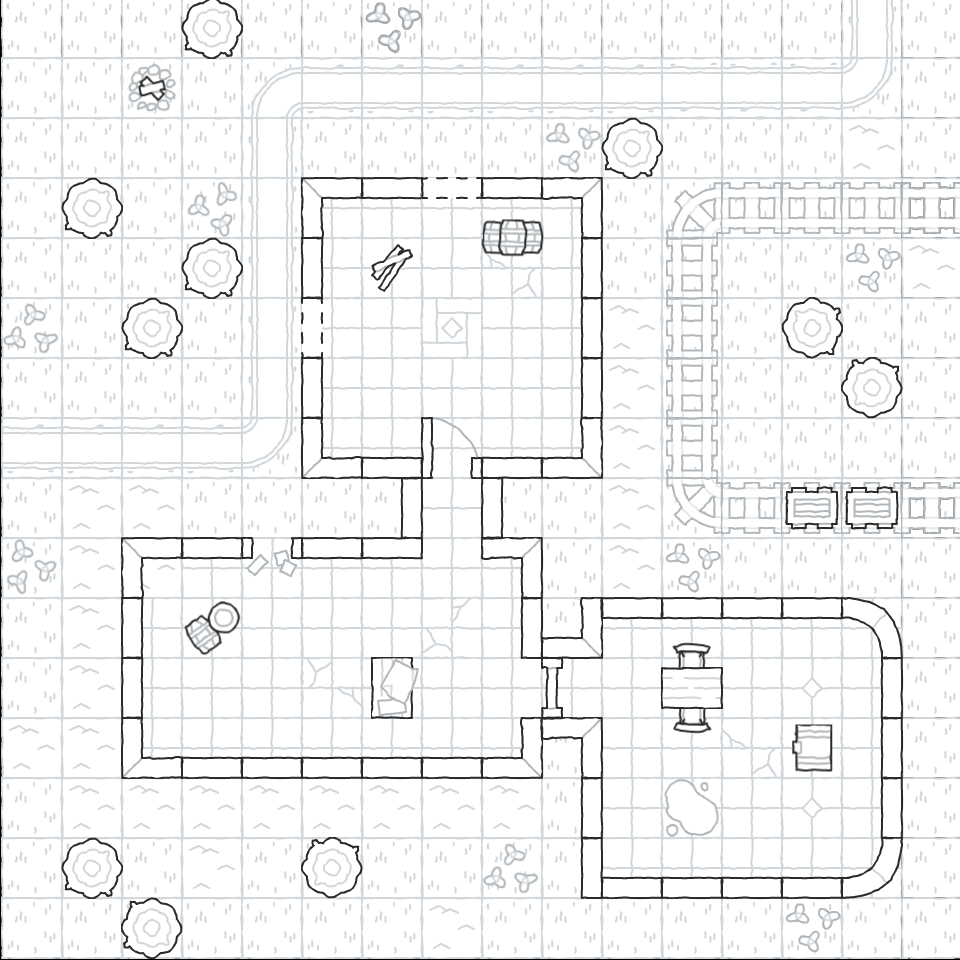

Below is a game level as drawn by its tile map, then a one-line description and the .tmx file that defines it, in full:
An orthogonal 16x16 tile map with 60x60 px tiles, 3 tile layers (Ground, Object (offset), Object).

<map version="1.8" tiledversion="1.8.4" orientation="orthogonal" renderorder="right-down" width="16" height="16" tilewidth="60" tileheight="60" infinite="0" nextlayerid="5" nextobjectid="4">
 <tileset firstgid="1" source="sampleSheet.tsx" />
 <layer id="1" name="Ground" width="16" height="16">
  <data encoding="csv">
8,8,8,8,8,8,8,8,8,8,8,8,8,8,3221225488,8,
8,8,8,8,2,1610612752,1610612752,1610612752,1610612752,1610612752,1610612752,2684354576,2684354576,2684354576,3221225474,8,
8,8,8,8,3221225488,8,8,8,8,8,8,8,8,8,99,8,
8,8,8,8,3221225488,15,15,15,15,15,8,8,8,8,8,8,
8,8,8,8,3221225488,15,15,15,71,15,8,8,8,8,89,99,
8,8,8,8,3221225488,15,15,57,15,15,99,8,8,8,8,8,
8,8,8,8,3221225488,15,15,15,15,15,99,8,8,8,8,8,
1610612752,1610612752,1610612752,1610612752,3221225474,15,15,15,15,15,99,8,8,8,8,8,
8,99,99,8,8,8,8,15,8,8,99,8,8,8,8,8,
8,99,99,15,15,15,15,15,15,8,99,89,8,8,8,8,
8,99,15,15,15,15,15,2684354631,15,8,15,15,15,15,15,8,
8,99,15,15,15,3221225543,15,15,15,15,15,43,15,43,15,8,
99,99,15,15,15,15,15,15,15,8,15,15,71,15,15,8,
8,99,99,99,99,99,99,99,99,8,15,43,15,43,15,8,
8,8,8,99,8,8,8,8,8,8,15,15,15,15,15,8,
8,8,8,8,8,8,8,99,8,8,8,8,8,89,8,8
</data>
 </layer>
 <layer id="4" name="Object (offset)" width="16" height="16" offsetx="0" offsety="-30">
  <data encoding="csv">
0,0,0,0,0,0,0,0,0,0,0,0,0,0,0,0,
0,0,0,0,0,0,0,0,0,0,0,0,0,0,0,0,
0,0,0,0,0,0,0,0,0,0,0,0,0,0,0,0,
0,0,0,0,0,0,0,0,0,0,0,0,0,0,0,0,
0,0,0,0,0,0,0,0,55,0,0,0,0,0,0,0,
0,0,0,0,0,0,0,0,0,0,0,0,0,0,0,0,
0,0,0,0,0,0,0,0,0,0,0,0,0,0,0,0,
0,0,0,0,0,0,0,0,0,0,0,0,0,0,0,0,
0,0,0,0,0,0,0,0,0,0,0,0,0,0,0,0,
0,0,0,0,0,0,0,0,0,0,0,0,0,0,0,0,
0,0,0,0,0,0,0,0,0,0,0,0,0,0,0,0,
0,0,0,0,0,0,0,0,0,0,0,3221225500,0,0,0,0,
0,0,0,0,0,0,0,0,0,0,0,28,0,0,0,0,
0,0,0,0,0,0,0,0,0,0,0,0,0,0,0,0,
0,0,0,0,0,0,0,0,0,0,0,0,0,0,0,0,
0,0,0,0,0,0,0,0,0,0,0,0,0,0,0,0
</data>
 </layer>
 <layer id="2" name="Object" width="16" height="16">
  <data encoding="csv">
0,0,0,110,0,0,96,0,0,0,0,0,0,0,0,0,
0,0,82,0,0,0,0,0,0,0,0,0,0,0,0,0,
0,0,0,0,0,0,0,0,0,96,110,0,0,0,0,0,
0,110,0,2684354656,0,10,11,46,11,2684354570,0,51,2684354625,2684354625,2684354625,2684354625,
0,0,0,110,0,1610612747,42,0,0,2684354571,0,65,0,0,0,0,
3221225568,0,110,0,0,1610612782,0,0,0,2684354571,0,65,0,1610612846,0,0,
0,0,0,0,0,1610612747,0,0,0,2684354571,0,65,0,0,3221225582,0,
0,0,0,0,0,1610612746,3221225483,3221225512,3221225483,3221225482,0,65,0,0,0,0,
0,0,0,0,0,0,2684354571,0,1610612747,0,0,1610612787,2684354625,2684354653,2684354653,2684354625,
1610612832,0,10,11,74,11,11,0,2684354570,0,0,0,0,0,0,0,
0,0,1610612747,41,0,0,0,0,2684354571,3221225482,11,11,11,11,2684354584,0,
0,0,1610612747,0,0,0,3221225542,0,0,1610612748,0,14,0,0,2684354571,0,
0,0,1610612746,3221225483,3221225483,3221225483,3221225483,3221225483,3221225482,2684354570,0,0,0,2684354628,2684354571,0,
0,0,0,0,0,0,0,0,0,2684354571,0,2684354658,0,0,2684354571,0,
0,110,0,0,0,3221225582,0,0,3221225568,2684354571,3221225483,3221225483,3221225483,3221225483,3221225496,0,
0,0,2684354670,0,0,0,0,0,0,0,0,0,0,0,0,0
</data>
 </layer>
</map>
